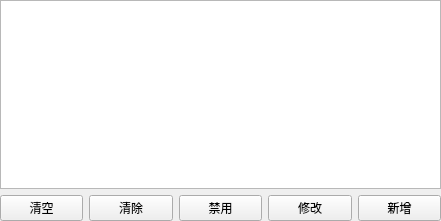
<?xml version="1.0" encoding="UTF-8"?>
<ui version="4.0">
 <class>FormConditions</class>
 <widget class="QWidget" name="FormConditions">
  <property name="geometry">
   <rect>
    <x>0</x>
    <y>0</y>
    <width>441</width>
    <height>221</height>
   </rect>
  </property>
  <property name="sizePolicy">
   <sizepolicy hsizetype="Expanding" vsizetype="Expanding">
    <horstretch>0</horstretch>
    <verstretch>0</verstretch>
   </sizepolicy>
  </property>
  <layout class="QGridLayout" name="gridLayout">
   <property name="margin">
    <number>0</number>
   </property>
   <item row="0" column="0" colspan="5">
    <widget class="QListWidget" name="listConditionsFull">
     <property name="sizePolicy">
      <sizepolicy hsizetype="Expanding" vsizetype="Expanding">
       <horstretch>0</horstretch>
       <verstretch>0</verstretch>
      </sizepolicy>
     </property>
     <property name="minimumSize">
      <size>
       <width>0</width>
       <height>20</height>
      </size>
     </property>
     <property name="font">
      <font>
       <family>Monospace</family>
      </font>
     </property>
     <property name="contextMenuPolicy">
      <enum>Qt::CustomContextMenu</enum>
     </property>
     <property name="dragDropMode">
      <enum>QAbstractItemView::InternalMove</enum>
     </property>
     <property name="selectionMode">
      <enum>QAbstractItemView::ExtendedSelection</enum>
     </property>
     <property name="movement">
      <enum>QListView::Snap</enum>
     </property>
    </widget>
   </item>
   <item row="1" column="0" colspan="5">
    <layout class="QHBoxLayout" name="layoutButtons">
     <item>
      <widget class="QPushButton" name="buttonRemoveAll">
       <property name="text">
        <string>清空</string>
       </property>
      </widget>
     </item>
     <item>
      <widget class="QPushButton" name="buttonRemove">
       <property name="text">
        <string>清除</string>
       </property>
      </widget>
     </item>
     <item>
      <widget class="QPushButton" name="buttonDisable">
       <property name="text">
        <string>禁用</string>
       </property>
      </widget>
     </item>
     <item>
      <widget class="QPushButton" name="buttonEdit">
       <property name="text">
        <string>修改</string>
       </property>
      </widget>
     </item>
     <item>
      <widget class="QPushButton" name="buttonAddFilter">
       <property name="text">
        <string>新增</string>
       </property>
      </widget>
     </item>
    </layout>
   </item>
  </layout>
 </widget>
 <resources/>
 <connections/>
</ui>
